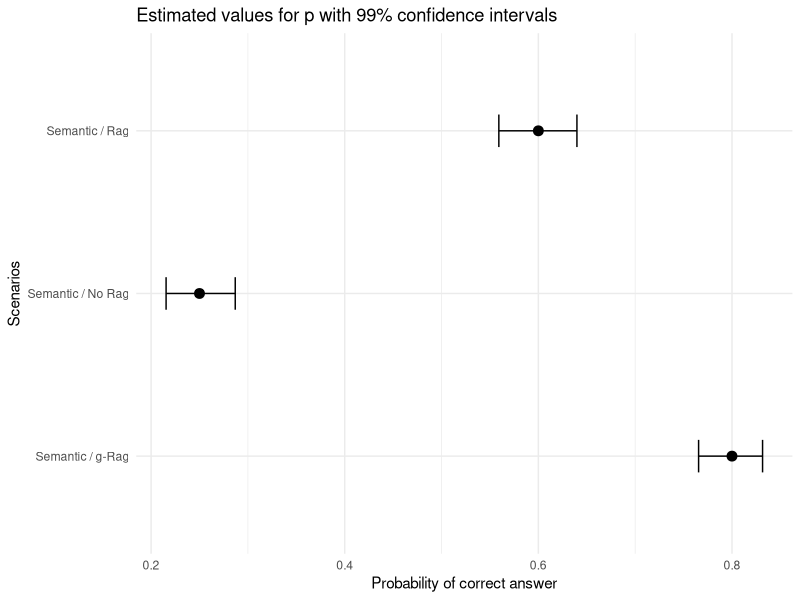

Source code (R):
library(ggplot2)
# sample(c(0,1), 1000, replace = T, prob = c(0.2, 0.8))

data = data.frame(IR = c("Semantic", "Semantic", "Semantic"),
           Scenario = c("No Rag", "Rag", "g-Rag"),
           author_qa = c(0.25, 0.6, 0.8),
           chronology_qa = c(0.25, 0.6, 0.8)
           )

number_of_questions = 1000
author_lower_intervals = vector()
author_upper_intervals = vector()
chronology_lower_intervals = vector()
chronology_upper_intervals = vector()
situations = vector()

for (i in 1:nrow(data)) {
  
  situation = paste0(data[i, 1], " / ", data[i, 2])
  
  author_interval <- binom.test(data[i,3] * number_of_questions,
                                number_of_questions,
                                conf.level = 0.99)$conf.int
  
  chronology_interval <- binom.test(data[i,4] * number_of_questions,
                                    number_of_questions,
                                    conf.level = 0.99)$conf.int
  

  author_lower_intervals = c(author_lower_intervals, author_interval[1])
  author_upper_intervals = c(author_upper_intervals, author_interval[2])
  chronology_lower_intervals = c(chronology_lower_intervals, chronology_interval[1])
  chronology_upper_intervals = c(chronology_upper_intervals, chronology_interval[2])
  situations = c(situations, situation)
  
}

data = cbind(data,
               author_lower_intervals,
               author_upper_intervals,
               chronology_lower_intervals,
               chronology_upper_intervals)



ggplot(data, aes(y = situations, x = author_qa)) +
  geom_point(size = 3) +
  geom_errorbarh(
    aes(xmin = author_lower_intervals, xmax = author_upper_intervals),
    height = 0.2
  ) +
  labs(
    x = "Probability of correct answer",
    y = "Scenarios",
    title = "Estimated values for p with 99% confidence intervals"
  ) +
  theme_minimal()
